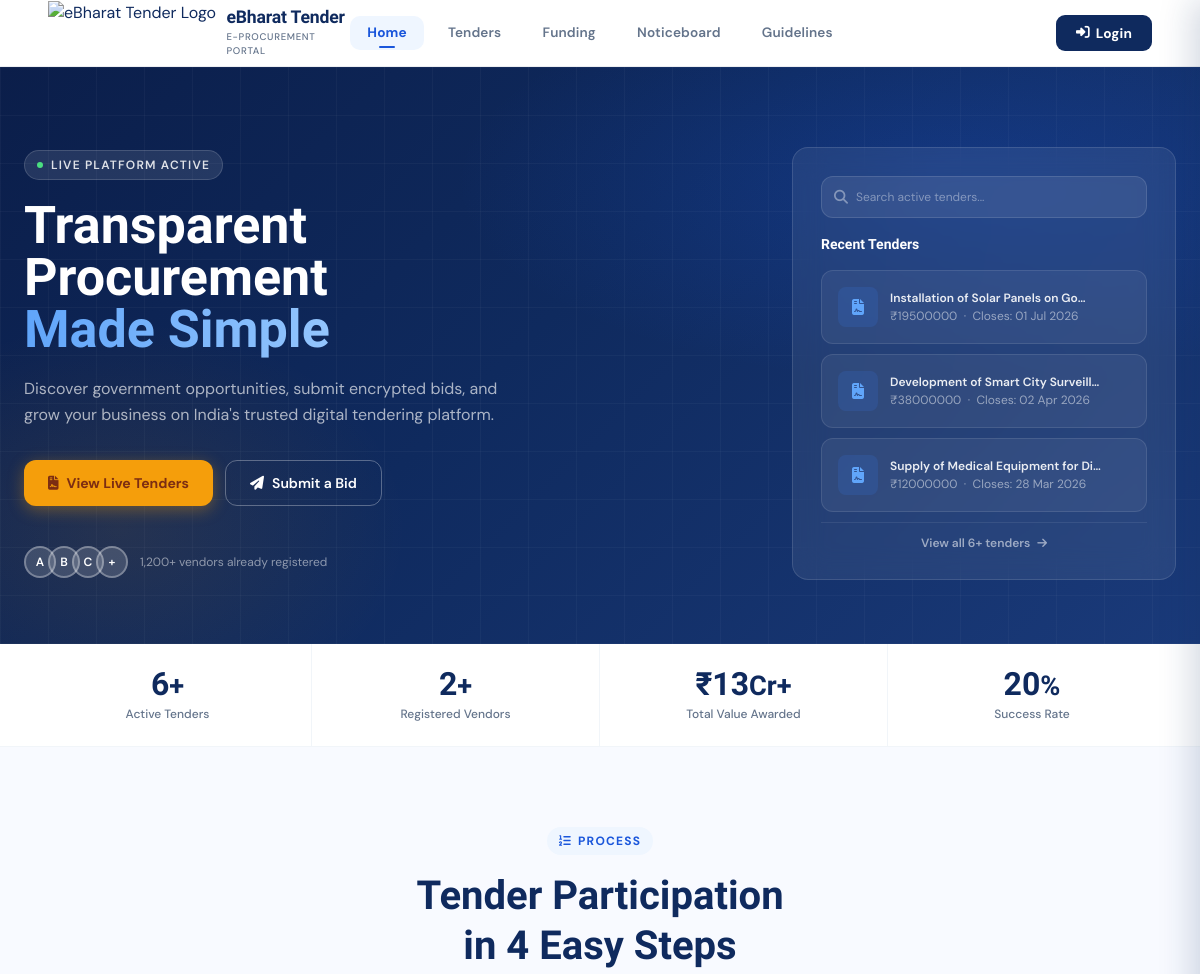
The app's page / (upper part), older data.
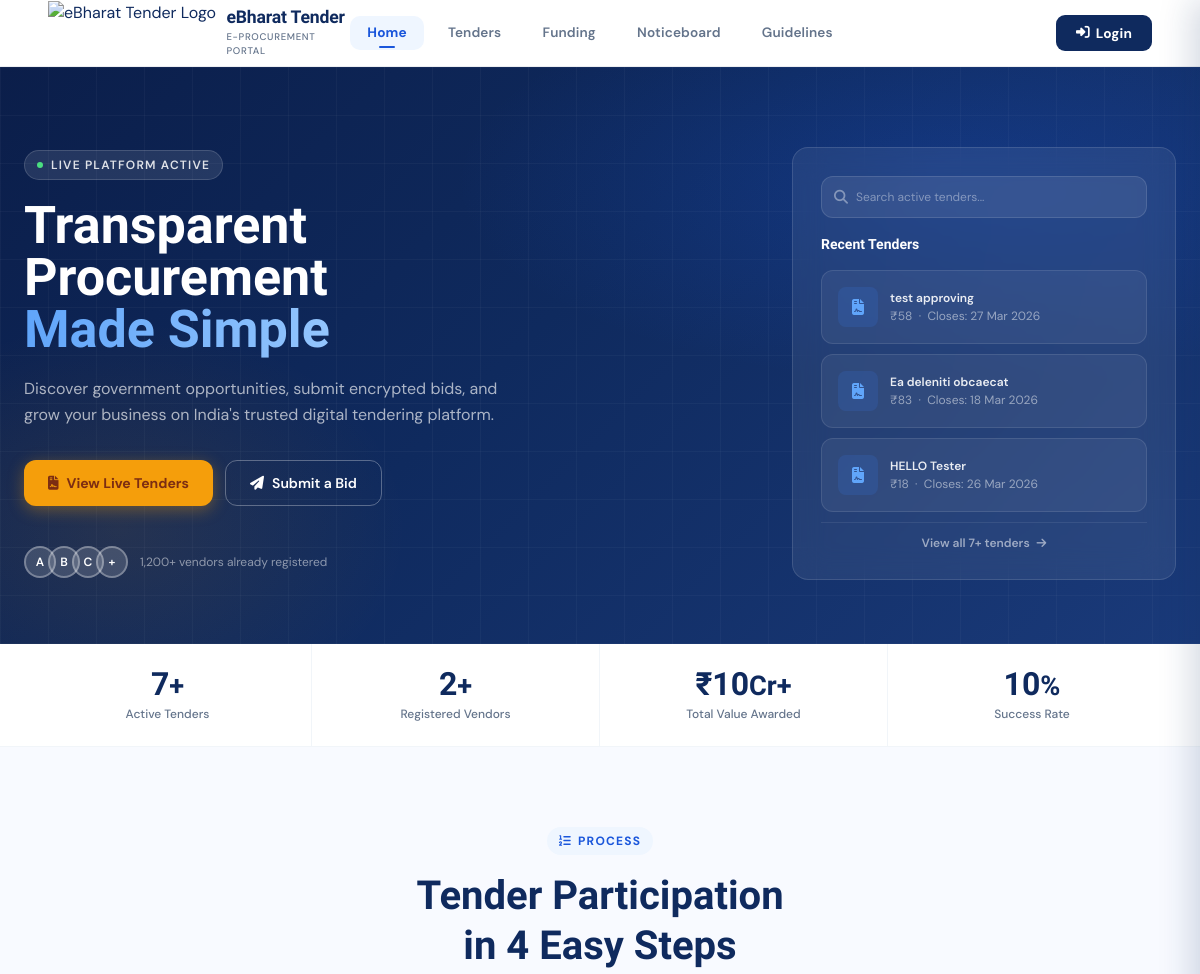
The same page, newer data.
### tenders/models.py (models this page shows, shortened)
class Tenderss(models.Model):
    STATUS_CHOICES = (
        ('open', 'Open'),
        ('closed', 'Closed'),
        ('draft', 'Draft'),
        ('awarded', 'Awarded'),
    )
    title = models.CharField(max_length=255)
    department = models.CharField(max_length=255)
    category = models.CharField(max_length=100)
    description = models.TextField()
    estimated_value = models.DecimalField(max_digits=15, decimal_places=2)
    emd_amount = models.DecimalField(max_digits=15, decimal_places=2)
    publish_date = models.DateField()
    closing_date = models.DateField()
    pre_bid_meeting = models.DateTimeField(null=True, blank=True)
    location = models.CharField(max_length=255)
    status = models.CharField(max_length=20, choices=STATUS_CHOICES, default='open')
    document = models.FileField(upload_to='tender_documents/')
    tender_id = models.CharField(max_length=50, unique=True, blank=True, null=True)
    created_by = models.ForeignKey(User, on_delete=models.CASCADE)
    created_at = models.DateTimeField(auto_now_add=True)

### public/views.py (the view)
# urls.py: path('', views.index, name='home'),
def index(request):
    open_tenders_count = Tenderss.objects.filter(status='open').count()
    total_val = Tenderss.objects.aggregate(total=Sum('estimated_value'))['total'] or 0
    total_value_cr = float(total_val) / 10000000
    total_applications = TenderApplication.objects.count()
    approved_applications = TenderApplication.objects.filter(status='approved').count()
    success_rate = 0
    if total_applications > 0:
        success_rate = (approved_applications / total_applications) * 100
    registered_vendors = UserProfile.objects.filter(role='bidder').count()
    recent_tenders = Tenderss.objects.filter(status='open').order_by('-created_at')[:3]
    context = {
        'open_tenders_count': open_tenders_count,
        'total_value_cr': round(total_value_cr, 2),
        'success_rate': round(success_rate, 1),
        'registered_vendors': registered_vendors,
        'recent_tenders': recent_tenders,
    }
    return render(request, 'index.html', context)

### accounts/context_processors.py (called while the page is built, shortened)
def notifications(request):
    return {
        'notifications': [],
        'unread_count': 0,
    }

### public/templates/index.html (shortened to what the changed rows need)
{% extends 'base.html' %}
{% load static %}
{% block content %}
<section class="relative overflow-hidden px-6 pt-20"
         style="background: linear-gradient(135deg, #0b1e4a 0%, #0f2a5e 45%, #1a3a7a 100%);">
  <div class="relative max-w-7xl mx-auto grid grid-cols-1 lg:grid-cols-2 gap-12 items-center pb-16">
    <div>
      <h1 class="font-sora text-4xl lg:text-5xl font-extrabold text-white leading-tight mb-5"
          style="font-size: clamp(2rem, 5vw, 3.25rem);">
        Transparent<br>
        Procurement<br>
        <em class="not-italic text-gradient-blue">Made Simple</em>
      </h1>
    </div>
    <div class="hidden lg:block">
      <div class="ml-auto max-w-sm rounded-2xl p-7"
           style="background:rgba(255,255,255,0.07);backdrop-filter:blur(16px);border:1px solid rgba(255,255,255,0.12);">
        <form action="/tenders/" method="GET" class="flex items-center gap-2 rounded-xl px-3 py-2.5 mb-4"
             style="background:rgba(255,255,255,0.08);border:1px solid rgba(255,255,255,0.12);">
          <i class="fas fa-search text-sm shrink-0" style="color:rgba(255,255,255,0.4);"></i>
          <input type="text" name="search" placeholder="Search active tenders..." required
                 class="bg-transparent border-none outline-none placeholder:text-white/40 text-white text-xs w-full"
                 style="box-shadow:none;">
        </form>
        <p class="font-sora font-bold text-white text-sm mb-4">Recent Tenders</p>
        {% for tender in recent_tenders %}
        <div class="flex items-center gap-3 rounded-xl p-4 mb-2.5"
             style="background:rgba(255,255,255,0.06);border:1px solid rgba(255,255,255,0.1);">
          <div class="w-10 h-10 rounded-lg flex items-center justify-center shrink-0"
               style="background:rgba(59,130,246,0.15);">
            <i class="fas fa-file-contract" style="color:#60a5fa;"></i>
          </div>
          <div>
            <p class="text-xs font-semibold mb-0.5" style="color:rgba(255,255,255,0.9);">{{ tender.title|truncatechars:35 }}</p>
            <p class="text-xs" style="color:rgba(255,255,255,0.5);">₹{{ tender.estimated_value|floatformat:0 }} &nbsp;·&nbsp; Closes: {{ tender.closing_date|date:"d M Y" }}</p>
          </div>
        </div>
        {% empty %}
        <p class="text-xs text-center" style="color:rgba(255,255,255,0.5);">No recent tenders available.</p>
        {% endfor %}
        <a href="/tenders/"
           class="block text-center no-underline mt-2 pt-3 text-xs font-semibold"
           style="color:rgba(255,255,255,0.55);border-top:1px solid rgba(255,255,255,0.08);">
          View all {{ open_tenders_count }}+ tenders <i class="fas fa-arrow-right ml-1" style="font-size:0.7rem;"></i>
        </a>
      </div>
    </div>
  </div>
</section>
<div class="bg-white border-b border-slate-100" style="box-shadow:0 4px 24px rgba(0,0,0,0.06);">
  <div class="max-w-7xl mx-auto px-6 grid grid-cols-2 md:grid-cols-4">
    <div class="relative stat-item-hover py-6 px-5 text-center border-r border-slate-100">
      <div class="font-sora font-extrabold leading-none mb-1.5" style="font-size:clamp(1.5rem,3vw,2rem);color:var(--navy);">
        {{ open_tenders_count }}<span class="text-blue-500" style="font-size:0.85em;">+</span>
      </div>
      <div class="text-xs font-medium" style="color:var(--muted);">Active Tenders</div>
    </div>
    <div class="relative stat-item-hover py-6 px-5 text-center border-r border-slate-100">
      <div class="font-sora font-extrabold leading-none mb-1.5" style="font-size:clamp(1.5rem,3vw,2rem);color:var(--navy);">
        ₹{{ total_value_cr|floatformat:0 }}<span class="text-blue-500" style="font-size:0.85em;">Cr+</span>
      </div>
      <div class="text-xs font-medium" style="color:var(--muted);">Total Value Awarded</div>
    </div>
    <div class="relative stat-item-hover py-6 px-5 text-center">
      <div class="font-sora font-extrabold leading-none mb-1.5" style="font-size:clamp(1.5rem,3vw,2rem);color:var(--navy);">
        {{ success_rate|floatformat:0 }}<span class="text-blue-500" style="font-size:0.85em;">%</span>
      </div>
      <div class="text-xs font-medium" style="color:var(--muted);">Success Rate</div>
    </div>
  </div>
</div>
<section class="py-20 px-6" style="background:var(--surface);">
  <div class="max-w-7xl mx-auto">
    <div class="text-center max-w-2xl mx-auto mb-14">
      <h2 class="font-sora font-extrabold leading-tight mb-3" style="font-size:clamp(1.75rem,4vw,2.5rem);color:var(--navy);">
        Tender Participation<br>in 4 Easy Steps
      </h2>
    </div>
  </div>
</section>
{% endblock %}

Row changes from the older to the newer data that the page shows:
no longer on this page (row edited): Tenderss: title "Installation of Solar Panels on Go…", estimated_value "19500000", closing_date "01 Jul 2026"
no longer on this page (row edited): Tenderss: title "Development of Smart City Surveill…", estimated_value "38000000", closing_date "02 Apr 2026"
no longer on this page (row edited): Tenderss: title "Supply of Medical Equipment for Di…", estimated_value "12000000", closing_date "28 Mar 2026"
added Tenderss: title "test approving", estimated_value "58", closing_date "27 Mar 2026"
added Tenderss: title "Ea deleniti obcaecat", estimated_value "83", closing_date "18 Mar 2026"
added Tenderss: title "HELLO Tester", estimated_value "18", closing_date "26 Mar 2026"
Text that changed along with them:
{{ open_tenders_count }}: "6" → "7"
{{ total_value_cr|floatformat:0 }}: "13" → "10"
{{ success_rate|floatformat:0 }}: "20" → "10"
